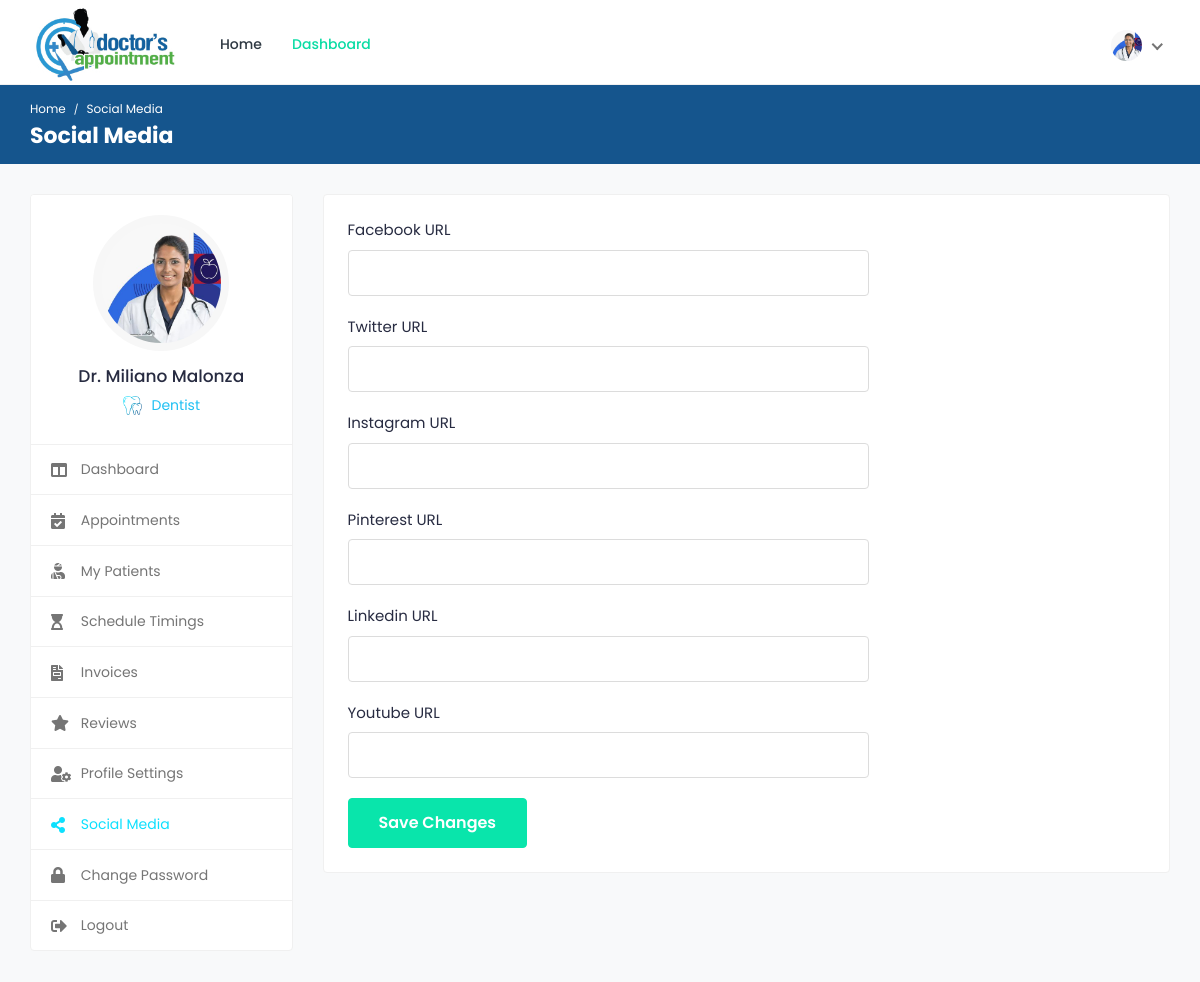
Page /doctors/social-media/ (signed in) on the committed database.
### appointments/models.py (models this page shows, shortened)
class Doctor(models.Model):
	user = models.OneToOneField(User, on_delete=models.CASCADE)
	image = models.ImageField('Profile Image', upload_to='Image/Doctors',
		max_length=500, default='dummy.png')
	first_name = models.CharField('First Name', max_length=50)
	second_name =  models.CharField('Second Name', max_length=50)
	title = models.CharField('Title', max_length=200, default='Dr.')
	phone_no = models.CharField('Phone Number', max_length=50)
	email = models.EmailField('Email', max_length=250)
	gender = models.CharField('Gender', max_length=10)
	d_o_b = models.DateField('Date of Birth', blank=True)
	biography = models.CharField('Biography', max_length=1000, blank=True)
	address_line1 = models.CharField('Address Line 1', max_length=200, blank=True)
	address_line2 = models.CharField('Address Line 2', max_length=200, blank=True)
	country = models.CharField('Country', max_length=100, blank=True)
	county = models.CharField('County', max_length=100, blank=True)
	town = models.CharField('Town', max_length=100, blank=True)
	pricing =  models.FloatField('Amount', default=0.00)
	services = models.CharField('Services', max_length=1000, blank=True)
	specialization = models.CharField('Specialization', max_length=1000, blank=True)
	clinic = models.CharField('Clinic', max_length=100, blank=True)
	clinic_address = models.CharField('Clinic Address', max_length=100, blank=True)
	speciality = models.OneToOneField(Speciality, on_delete=models.CASCADE)
	drclinic = models.ForeignKey(Clinic, on_delete=models.CASCADE)
	''' user, image, first_name, second_name, title, phone_no, email, gender, d_o_b, biography,
	address_line1, address_line2, country, county, town, pricing, services, specialization, clinic,
	clinic_address, speciality'''

class Speciality(models.Model):
	name = models.CharField('Name', max_length=100)
	image = models.ImageField('Image', upload_to='Image/Speciality', max_length=500)

### appointments/views.py (the view)
# urls.py: path('doctors/social-media/', views.social_media, name = 'social-media'),
@login_required(login_url='/login/')
@user_passes_test(check_doctor, login_url='/login/')
@user_passes_test(check_settings, login_url='/doctors/profile-settings/')
def social_media(request):
	doctor = Doctor.objects.get(user=request.user.id)
	if request.method == 'POST':
		try:
			social = SocialMedia.objects.get(doctor=doctor.id)
			form = SocialMediaForm(request.POST, instance=social)
			if form.is_valid():
				form.save()
		except Exception:
			form = SocialMediaForm(request.POST)
			if form.is_valid():
				form.save()
		redirect = '../social-media/'
		return JsonResponse({"success": "Social Sites Updated.", "redirect": redirect}, status=200)
	else:
		social = None
		try:
			social = SocialMedia.objects.get(doctor=doctor.id)
		except Exception:
			social = None
		return render(request, 'doctors/social-media.html', {'profile': doctor, 'social': social})

### appointments/views.py (called while the page is built)
def check_doctor(user):
	group = user.groups.get()
	return group.name=='doctors_group'

def check_settings(user):
	profile = Doctor.objects.filter(user=user.id)
	return profile.count()>=1

### appointments/templates/doctors/social-media.html (shortened to what this page needs)
{% extends "doctors/base.html" %}
{% load static %}
{% block breadcrumb %}Social Media {% endblock %}
{% block breadcrumb1 %} Social Media{% endblock %}
{% block sidenav %}
	<ul>
		<li>
			<a href="{% url 'doctor-dashboard' %}">
				<i class="fas fa-columns"></i>
				<span>Dashboard</span>
			</a>
		</li>
		<li>
			<a href="{% url 'appointments' %}">
				<i class="fas fa-calendar-check"></i>
				<span>Appointments</span>
			</a>
		</li>
		<li>
			<a href="{% url 'my-patients' %}">
				<i class="fas fa-user-injured"></i>
				<span>My Patients</span>
			</a>
		</li>
		<li>
			<a href="{% url 'schedule-timings' %}">
				<i class="fas fa-hourglass-start"></i>
				<span>Schedule Timings</span>
			</a>
		</li>
		<li>
			<a href="{% url 'invoices' %}">
				<i class="fas fa-file-invoice"></i>
				<span>Invoices</span>
			</a>
		</li>
		<li>
			<a href="{% url 'reviews' %}">
				<i class="fas fa-star"></i>
				<span>Reviews</span>
			</a>
		</li>
		<li>
			<a href="{% url 'doctor-profile-settings' %}">
				<i class="fas fa-user-cog"></i>
				<span>Profile Settings</span>
			</a>
		</li>
		<li class="active">
			<a href="{% url 'social-media' %}">
				<i class="fas fa-share-alt"></i>
				<span>Social Media</span>
			</a>
		</li>
		<li>
			<a href="{% url 'doctor-change-password' %}">
				<i class="fas fa-lock"></i>
				<span>Change Password</span>
			</a>
		</li>
		<li>
			<a href="{% url 'logout' %}">
				<i class="fas fa-sign-out-alt"></i>
				<span>Logout</span>
			</a>
		</li>
	</ul>
{% endblock %}
{% block content %}
	<div class="col-md-7 col-lg-8 col-xl-9">
		<div class="card">
			<div class="card-body">
				<form  class="add-form" method="POST" action="{% url 'social-media' %}">
					<div class="row">
						<div class="col-md-12 col-lg-8">
							<div class="form-group">
								<label>Facebook URL</label>
								<input type="text" class="form-control" name="facebook_url" value="{{social.facebook_url}}">
							</div>
						</div>
					</div>
					<div class="row">
						<div class="col-md-12 col-lg-8">
							<div class="form-group">
								<label>Twitter URL</label>
								<input type="text" class="form-control" name="twitter_url" value="{{social.twitter_url}}">
							</div>
						</div>
					</div>
					<div class="row">
						<div class="col-md-12 col-lg-8">
							<div class="form-group">
								<label>Instagram URL</label>
								<input type="text" class="form-control" name="instagram_url" value="{{social.instagram_url}}">
							</div>
						</div>
					</div>
					<div class="row">
						<div class="col-md-12 col-lg-8">
							<div class="form-group">
								<label>Pinterest URL</label>
								<input type="text" class="form-control" name="pinterest_url" value="{{social.pinterest_url}}">
							</div>
						</div>
					</div>
					<div class="row">
						<div class="col-md-12 col-lg-8">
							<div class="form-group">
								<label>Linkedin URL</label>
								<input type="text" class="form-control" name="linkedin_url" value="{{social.linkedin_url}}">
							</div>
						</div>
					</div>
					<div class="row">
						<div class="col-md-12 col-lg-8">
							<div class="form-group">
								<label>Youtube URL</label>
								<input type="text" class="form-control" name="youtube_url" value="{{social.youtube_url}}">
							</div>
						</div>
					</div>
					<div class="submit-section">
						<button type="submit" class="btn btn-primary submit-btn">Save Changes</button>
					</div>
				</form>
			</div>
		</div>
	</div>
{% endblock %}

### appointments/templates/doctors/base.html (shortened to what this page needs)
<!DOCTYPE html>
<html lang="en">
<head>
		{% load static %}
		<link rel="stylesheet" href="{% static 'cas/css/bootstrap.min.css' %}">
		<link rel="stylesheet" href="{% static 'cas/plugins/fontawesome/css/fontawesome.min.css' %}">
		<link rel="stylesheet" href="{% static 'cas/plugins/fontawesome/css/all.min.css' %}">
		<link rel="stylesheet" href="{% static 'cas/css/style.css' %}">
	</head>
	<body>
		<div class="main-wrapper">
			<header class="header">
				<nav class="navbar navbar-expand-lg header-nav">
					<div class="navbar-header">
						<a href="{% url 'index' %}" class="navbar-brand logo">
							<img src="{% static 'cas/img/logo.png' %}" class="img-fluid" alt="Logo">
						</a>
					</div>
					<div class="main-menu-wrapper">
						<ul class="main-nav">
							<li>
								<a href="{% url 'index' %}">Home</a>
							</li>
							<li class="active"><a href="{% url 'doctor-dashboard' %}">Dashboard</a></li>
						</ul>
					</div>
					<ul class="nav header-navbar-rht">
						<li class="nav-item dropdown has-arrow logged-item">
							<a href="#" class="dropdown-toggle nav-link" data-toggle="dropdown">
								<span class="user-img">
									<img class="rounded-circle" src="{{profile.image.url}}" width="31" alt="{{user.first_name}} {{user.last_name}}">
								</span>
							</a>
						</li>
					</ul>
				</nav>
			</header>
			<div class="breadcrumb-bar">
				<div class="container-fluid">
					<div class="row align-items-center">
						<div class="col-md-12 col-12">
							<nav aria-label="breadcrumb" class="page-breadcrumb">
								<ol class="breadcrumb">
									<li class="breadcrumb-item"><a href="{% url 'index' %}">Home</a></li>
									<li class="breadcrumb-item active" aria-current="page">{% block breadcrumb %}{% endblock %}</li>
								</ol>
							</nav>
							<h2 class="breadcrumb-title">{% block breadcrumb1 %} {% endblock %}</h2>
						</div>
					</div>
				</div>
			</div>
			<div class="content">
				<div class="container-fluid">
					<div class="row">
						<div class="col-md-5 col-lg-4 col-xl-3 theiaStickySidebar">
							<div class="profile-sidebar">
								<div class="widget-profile pro-widget-content">
									<div class="profile-info-widget">
										<a href="#" class="booking-doc-img">
											<img src="{{profile.image.url}}" alt="User Image">
										</a>
										<div class="profile-det-info">
											<h3>{{profile.title}} {{user.first_name}} {{user.last_name}}</h3>
											{% if profile != None %}
											<div class="patient-details">
												<p class="doc-department"><img src="{{profile.speciality.image.url}}" class="img-fluid" alt="S">{{profile.speciality.name}}</p>
											</div>
											{% endif %}
										</div>
									</div>
								</div>
								<div class="dashboard-widget">
									<nav class="dashboard-menu">
										{% block sidenav %}
										{% endblock %}
									</nav>
								</div>
							</div>
						</div>
						{% block content %}
						{% endblock %}
					</div>
				</div>
			</div>
		</div>
	</body>
</html>

### rows in the picture
Doctor: image (picture), title "Dr.", speciality.image (picture), speciality.name "Dentist"

### other values in the picture
{{ user.first_name }} "Miliano"
{{ user.last_name }} "Malonza"
